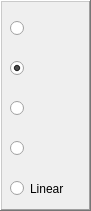
      <widget class="QFrame" name="JointModel">
       <property name="geometry">
        <rect>
         <x>10</x>
         <y>250</y>
         <width>91</width>
         <height>211</height>
        </rect>
       </property>
       <property name="frameShape">
        <enum>QFrame::WinPanel</enum>
       </property>
       <property name="frameShadow">
        <enum>QFrame::Raised</enum>
       </property>
       <widget class="QRadioButton" name="radioButtonJS1">
        <property name="geometry">
         <rect>
          <x>10</x>
          <y>20</y>
          <width>16</width>
          <height>17</height>
         </rect>
        </property>
        <property name="font">
         <font>
          <weight>50</weight>
          <bold>false</bold>
         </font>
        </property>
        <property name="text">
         <string/>
        </property>
        <property name="checked">
         <bool>false</bool>
        </property>
       </widget>
       <widget class="QRadioButton" name="radioButtonJS2">
        <property name="geometry">
         <rect>
          <x>10</x>
          <y>60</y>
          <width>16</width>
          <height>17</height>
         </rect>
        </property>
        <property name="font">
         <font>
          <weight>50</weight>
          <italic>true</italic>
          <bold>false</bold>
         </font>
        </property>
        <property name="text">
         <string/>
        </property>
        <property name="checked">
         <bool>true</bool>
        </property>
       </widget>
       <widget class="QRadioButton" name="radioButtonJS3">
        <property name="geometry">
         <rect>
          <x>10</x>
          <y>100</y>
          <width>16</width>
          <height>17</height>
         </rect>
        </property>
        <property name="font">
         <font>
          <weight>50</weight>
          <bold>false</bold>
         </font>
        </property>
        <property name="text">
         <string/>
        </property>
       </widget>
       <widget class="QRadioButton" name="radioButtonJS4">
        <property name="geometry">
         <rect>
          <x>10</x>
          <y>140</y>
          <width>16</width>
          <height>17</height>
         </rect>
        </property>
        <property name="font">
         <font>
          <weight>50</weight>
          <bold>false</bold>
         </font>
        </property>
        <property name="text">
         <string/>
        </property>
       </widget>
       <widget class="QLabel" name="label_234">
        <property name="geometry">
         <rect>
          <x>30</x>
          <y>130</y>
          <width>51</width>
          <height>41</height>
         </rect>
        </property>
        <property name="text">
         <string/>
        </property>
        <property name="pixmap">
         <pixmap>Fig 4.JPG</pixmap>
        </property>
        <property name="scaledContents">
         <bool>true</bool>
        </property>
       </widget>
       <widget class="QLabel" name="label_231">
        <property name="geometry">
         <rect>
          <x>30</x>
          <y>10</y>
          <width>51</width>
          <height>41</height>
         </rect>
        </property>
        <property name="text">
         <string/>
        </property>
        <property name="pixmap">
         <pixmap>Fig 1.JPG</pixmap>
        </property>
        <property name="scaledContents">
         <bool>true</bool>
        </property>
       </widget>
       <widget class="QLabel" name="label_232">
        <property name="geometry">
         <rect>
          <x>30</x>
          <y>50</y>
          <width>51</width>
          <height>41</height>
         </rect>
        </property>
        <property name="text">
         <string/>
        </property>
        <property name="pixmap">
         <pixmap>Fig 2.JPG</pixmap>
        </property>
        <property name="scaledContents">
         <bool>true</bool>
        </property>
       </widget>
       <widget class="QLabel" name="label_233">
        <property name="geometry">
         <rect>
          <x>30</x>
          <y>90</y>
          <width>51</width>
          <height>41</height>
         </rect>
        </property>
        <property name="text">
         <string/>
        </property>
        <property name="pixmap">
         <pixmap>Fig 3.JPG</pixmap>
        </property>
        <property name="scaledContents">
         <bool>true</bool>
        </property>
       </widget>
       <widget class="QRadioButton" name="radioButtonJSLinear">
        <property name="geometry">
         <rect>
          <x>10</x>
          <y>180</y>
          <width>82</width>
          <height>17</height>
         </rect>
        </property>
        <property name="font">
         <font>
          <weight>50</weight>
          <bold>false</bold>
         </font>
        </property>
        <property name="text">
         <string>Linear</string>
        </property>
        <property name="checked">
         <bool>false</bool>
        </property>
       </widget>
      </widget>
